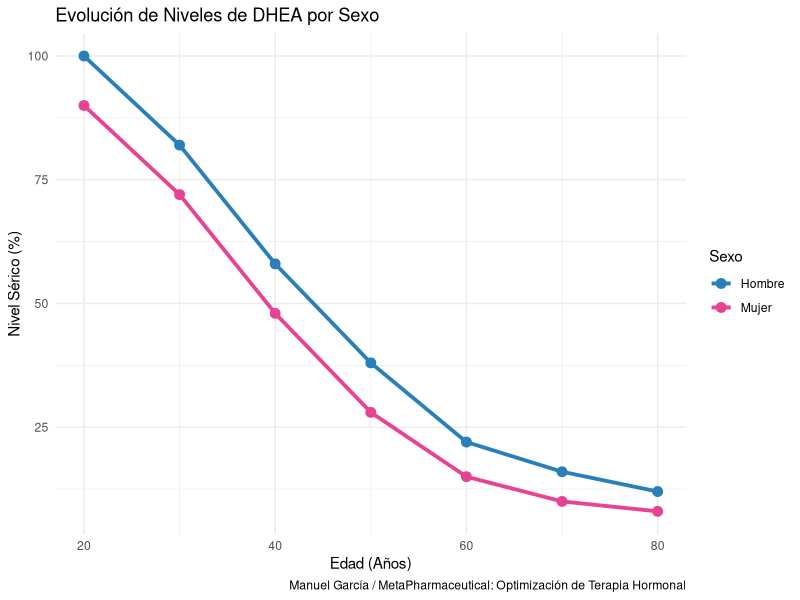

Recreate this plot in R.
## ---- chunk 1

library(ggplot2)

datos_comparativos <- data.frame(
  edad = rep(c(20, 30, 40, 50, 60, 70, 80), 2),
  niveles = c(100, 82, 58, 38, 22, 16, 12, 90, 72, 48, 28, 15, 10, 8),
  sexo = rep(c("Hombre", "Mujer"), each = 7)
)

ggplot(datos_comparativos, aes(x = edad, y = niveles, color = sexo, group = sexo)) +
  geom_line(linewidth = 1.3) + # Aquí ya hemos cambiado 'size' por 'linewidth'
  geom_point(size = 3) +
  scale_color_manual(values = c("Hombre" = "#2980b9", "Mujer" = "#e84393")) +
  labs(
    title = "Evolución de Niveles de DHEA por Sexo",
    x = "Edad (Años)",
    y = "Nivel Sérico (%)",
    color = "Sexo",
    caption = "Manuel García / MetaPharmaceutical: Optimización de Terapia Hormonal"
  ) +
  theme_minimal()
